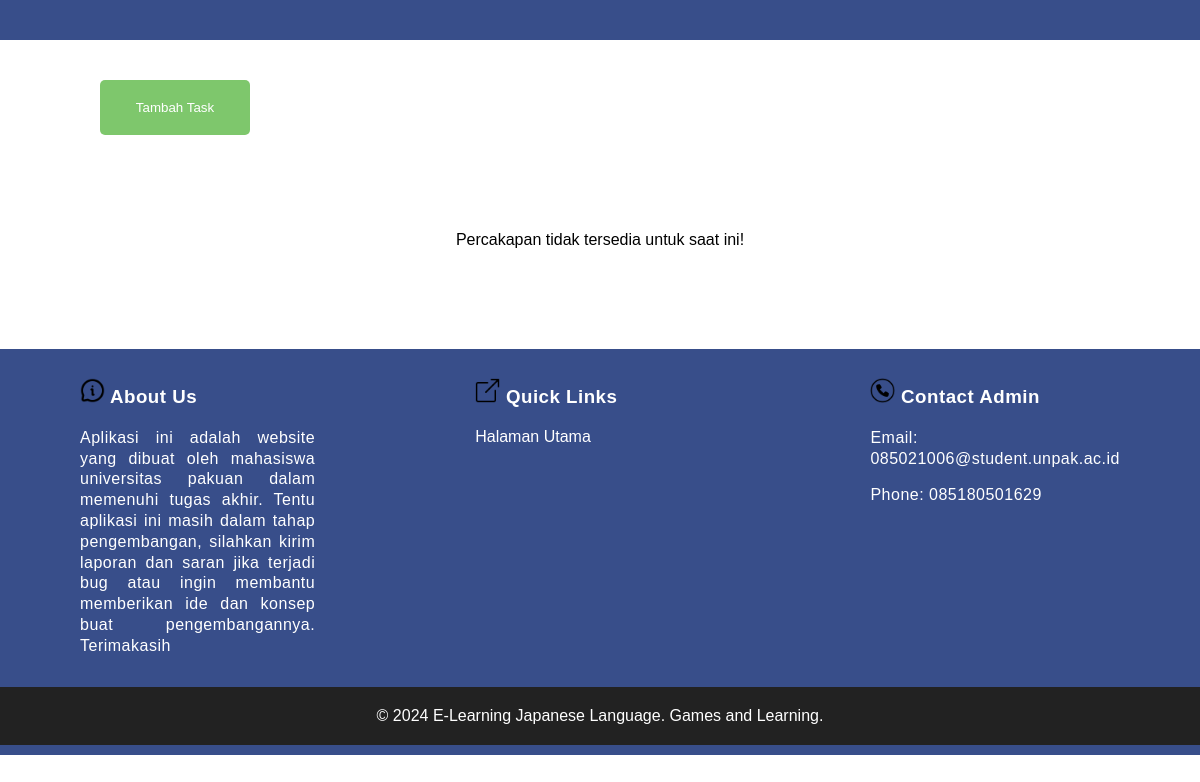
Page /admin/task_percakapan_admin.php on the earlier database version.
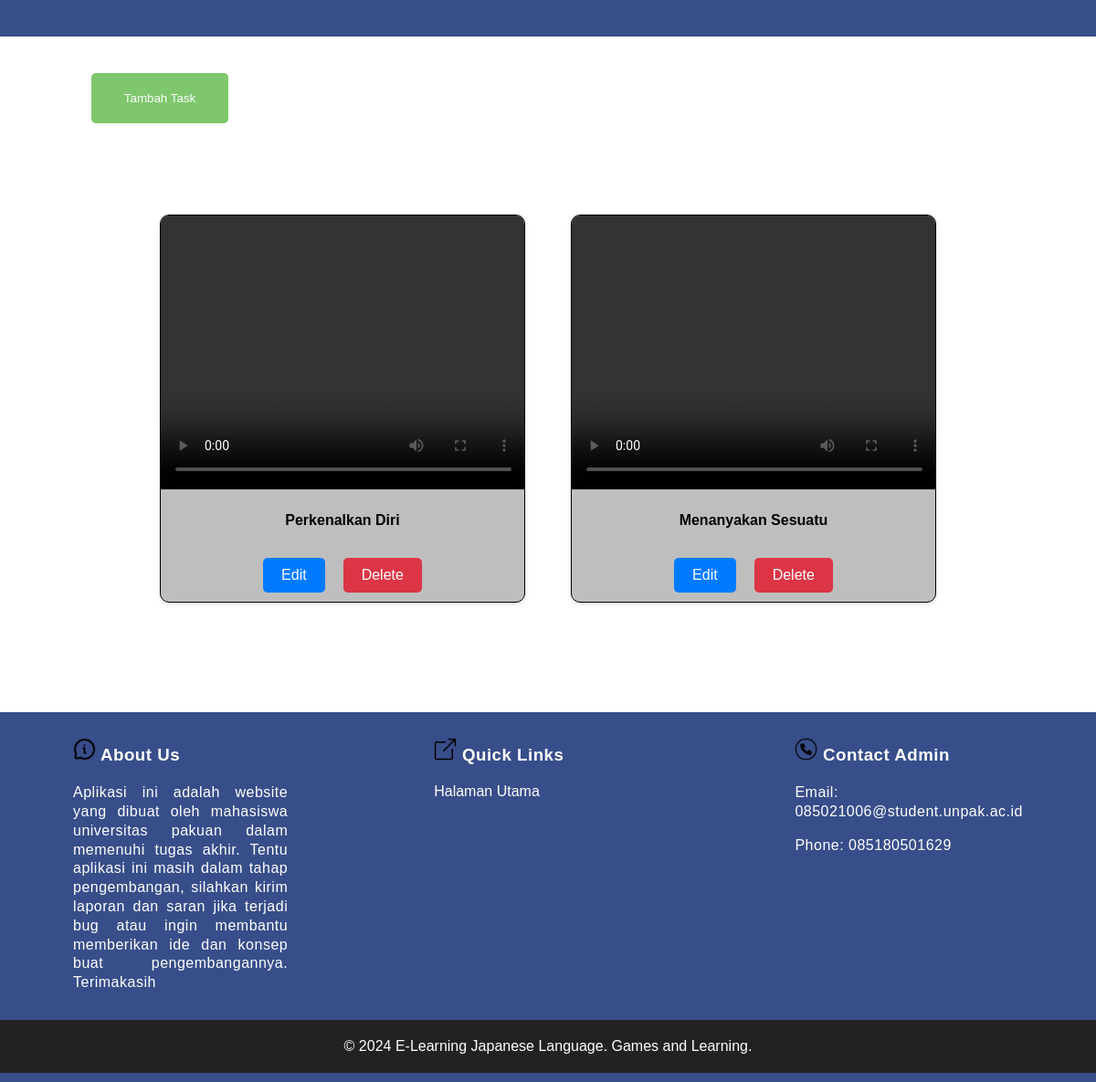
Same page on the later database version.
### tables this page shows
CREATE TABLE `gambar_percakapan` (
  `id` int(2) NOT NULL,
  `jenis_percakapan` varchar(30) NOT NULL,
  `video` varchar(50) NOT NULL
);

### admin/task_percakapan_admin.php (the view, shortened to what this page needs)
<!DOCTYPE html>
<html lang="en">
<head>
    <link rel="stylesheet" href="../css/style-user.css">
</head>
<body>
<header>
<div class="profile">
</div>
</header>
<main>
    <a href="tambah_task_percakapan.php" style="color:white; text-decoration:none" id="tambahTaskLink">
        <button class="btn-tambah-lvl">Tambah Task</button>
    </a>
    <?php
$koneksi = mysqli_connect("localhost", "root", "", "e_learning_jpl");
$query = "SELECT id, jenis_percakapan, video FROM gambar_percakapan";
$result = mysqli_query($koneksi, $query);
if (mysqli_num_rows($result) > 0) {
    echo '<div class="task-container">';
    while ($row = mysqli_fetch_assoc($result)) {
        echo '<div class="task-item">';
        echo '<video width="400" height="300" controls id="video_' . $row['id'] . '">';
        echo '<source src="../videos/video_percakapan/' . $row['video'] . '" type="video/mp4">';
        echo '</video>';
        echo '<h4>' . $row['jenis_percakapan'] . '</h4>';
        echo '<a href="#" onclick="openEditPopup(' . $row['id'] . ')" class="edit_button">Edit</a>';
        echo '<a href="delete.php?id=' . $row['id'] . '&tabel=percakapan" class="delete_button" onclick="return confirm(\'Anda yakin ingin menghapus percakapan ini?\')">Delete</a>';
        echo '</div>';
    }
    echo '</div>';
} else {
    echo "<p style='text-align:center;'>Percakapan tidak tersedia untuk saat ini!</p>";
}
?>
</main>
<footer>
    <div class="footer-container">
        <div class="footer-column">
            <h3><img src="../images/icons/about.png" alt="About Us Icon" class="footer-icon"> About Us</h3>
            <p>Aplikasi ini adalah website yang dibuat oleh mahasiswa universitas pakuan dalam memenuhi tugas akhir. Tentu aplikasi ini masih dalam tahap pengembangan, silahkan kirim laporan dan saran jika terjadi bug atau ingin membantu memberikan ide dan konsep buat pengembangannya. Terimakasih</p>
        </div>
        <div class="footer-column">
            <h3><img src="../images/icons/link.png" alt="Quick Links Icon" class="footer-icon"> Quick Links</h3>
            <ul>
                <li><a href="Dashboard_admin.php">Halaman Utama</a></li>
            </ul>
        </div>
        <div class="footer-column">
            <h3><img src="../images/icons/contact.png" alt="Contact Icon" class="footer-icon"> Contact Admin</h3>
            <p>Email: 085021006@student.unpak.ac.id</p>
            <p>Phone: 085180501629</p>
        </div>
    </div>
    <div class="footer-bottom">
        &copy; 2024 E-Learning Japanese Language. Games and Learning.
    </div>
</footer>
</body>
</html>

### css/style-user.css (style rules this page uses)
body { font-family: Arial, sans-serif; margin: 0; padding: 0; }
header { background-color: rgb(56, 78, 138); color: #fff; text-align: center; position: relative; }
main { max-width: 100%; margin: 0 auto; padding: 100px; box-sizing: border-box; text-decoration: none; }
p { margin-bottom: 0; text-align: justify; }
.profile { display: flex; align-items: center; margin-bottom: 20px; padding: 0 40px; padding-top: 20px; padding-bottom: 20px; }
footer { background-color: rgb(56, 78, 138); color: #fff; padding: 10px 0; }
.footer-container { display: flex; justify-content: space-around; flex-wrap: wrap; }
.footer-column { flex: 1; margin: 0 80px; }
.footer-column h3, .footer-column p { color: #fff; text-align: justify; line-height: 1.3; letter-spacing: 0.5px; }
.footer-column .footer-icon { width: 25px; height: 25px; object-fit: cover; }
.footer-column ul { list-style-type: none; padding: 0; }
.footer-column ul li { margin-bottom: 10px; }
.footer-column ul li a { color: #fff; text-decoration: none; }
.footer-bottom { margin-top: 30px; text-align: center; padding-top: 20px; padding-bottom: 20px; background-color: #222; }
.task-container { display: flex; flex-wrap: wrap; justify-content: center; gap: 50px; padding: 20px; }
.task-item { background-color: rgb(190, 190, 190); border: 1px solid rgb(0, 0, 0); border-radius: 10px; overflow: hidden; box-shadow: 0 2px 5px rgba(0, 0, 0, 0.1); transition: transform 0.3s ease; width: calc(100% / 3 - 150px); box-sizing: border-box; text-align: center; align-items: center; }
.btn-tambah-lvl { position: relative; padding: 20px; width: 150px; background-color: #7ec76c; color: white; border-radius: 5px; border: none; bottom:80px; }
.edit_button, .delete_button { align-items: center; display: inline-block; padding: 10px 20px; margin: 10px; text-decoration: none; color: #fff; background-color: #007bff; border: none; border-radius: 5px; cursor: pointer; margin-bottom: 10px; }
.delete_button { background-color: #dc3545; }

### admin/task_percakapan_admin.php (style rules this page uses)
.task-item { width:400px; }

Differences in the rows shown:
added gambar_percakapan: jenis_percakapan "Perkenalkan Diri"
added gambar_percakapan: jenis_percakapan "Menanyakan Sesuatu"
Other differences:
text no longer shown: "Percakapan tidak tersedia untuk saat ini!"
